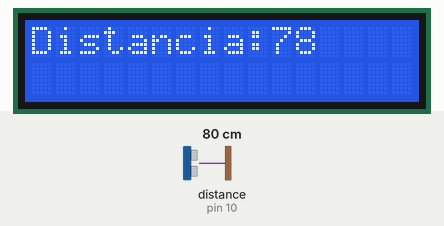
Bench run of a sketch on a simulated Arduino Uno, built with avr-gcc and run on an emulated ATmega328P. Shown: 16×2 character LCD. Wiring (inferred from the names in the program): ultrasonic range finder: trigger pin 9; echo pin 10. Inputs (shaded band) come from the test bench; at power-on: distance to the obstacle (sensor on pin 10) 80 cm. The echo pulse lasts 58.3 µs per cm; what the sketch prints to the serial monitor is not drawn.

Above: at 1.2 s.
1.3 s: distance to the obstacle (sensor on pin 10) set to 35 cm
At 2.4 s:
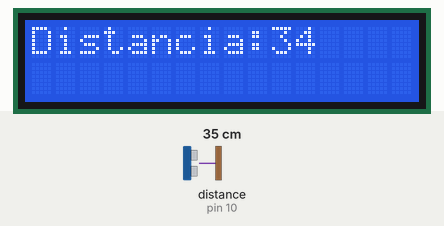
2.9 s: distance to the obstacle (sensor on pin 10) set to 2 cm
At 3.9 s:
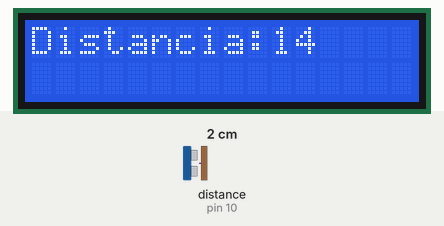
4.6 s: distance to the obstacle (sensor on pin 10) set to 9 cm
At 5.5 s:
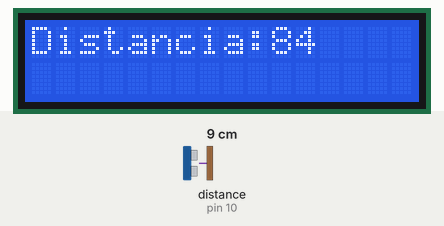
6.2 s: distance to the obstacle (sensor on pin 10) set to 60 cm
At 7.3 s:
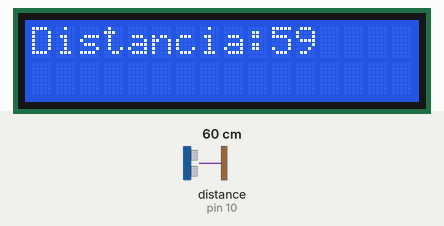
Timing chart, 0 to 8.8 s (numbered marks = the images above; inputs shaded):
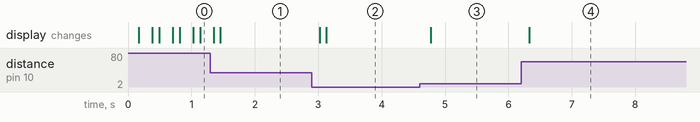

The sketch:

ej7_pantalla_lcd1.ino
```cpp
#include <LiquidCrystal.h>

LiquidCrystal lcd(12, 11, 5, 4, 3, 2);
#define trig 9
#define echo 10
long duracion, distancia;

void setup()
{
  Serial.begin(9600);
  pinMode(trig, OUTPUT);
  pinMode(echo, INPUT);
  lcd.begin(16, 2);
}

void loop()
{
  digitalWrite(trig, HIGH);
  delayMicroseconds(10);
  digitalWrite(trig, LOW);

  duracion = pulseIn(echo, HIGH);

  // calcula la DISTANCIA
  distancia = (duracion*0.034/2);
  Serial.print("Distancia ");
  Serial.print(distancia);
  Serial.println(" cm.");
  delay(100);

  lcd.setCursor(0,0);
  lcd.print("Distancia: ");
  lcd.setCursor(10,0);
  lcd.print(distancia);


}
 
```

Measured:
- after the input at 1.3 s, the display: first differs from a run without the input after 0.16 s (image 1)
- after the input at 2.9 s, the display: first changes after 0.13 s (image 2 shows a later state)
- after the input at 4.6 s, the display: changes after 0.17 s (image 3)
- after the input at 6.2 s, the display: changes after 0.12 s (image 4)
